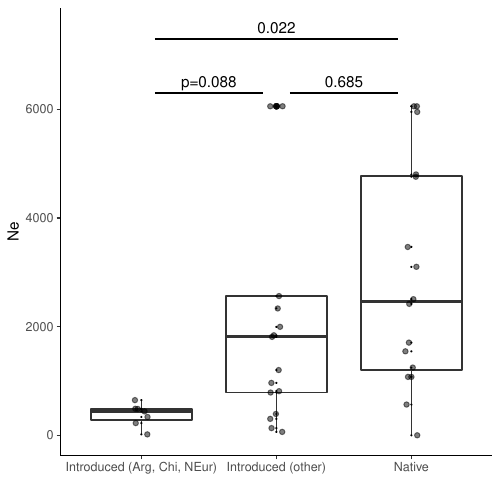

This chart was generated by the following R code:
### LD and Ne
library(strataG)
library(ggplot2)
rm(list=ls())
#snp <- read.delim("FINALFIGS/SNPs_noZeros.txt",sep="\t")
### convert into 2 alleles per locus
#nloci <- ncol(snp)-1
############################
### do this code once ######
#snp2 <- c()
#for (i in 1:nloci)
#{
#  tmp <- snp[,1+i]
#  key <- data.frame(snp=c(0,1,2),a=c(1,1,2),b=c(1,2,2))
#  a <- key$a[match(tmp,key$snp)]
#  b <- key$b[match(tmp,key$snp)]
#  snp2 <- cbind(snp2,a,b)
#}
#colnames(snp2) <- sort(c(paste("a",1:nloci,sep=""),paste("b",1:nloci,sep="")))
#pop <- substr(snp$id,1,3)
#dat <- data.frame(snp$id,pop,snp2)
#colnames(dat) <- c("Ind","Pop",colnames(snp2))
#gi <- df2gtypes(dat, ploidy = 2, id.col = 1, strata.col = 2, loc.col = 3)
#saveRDS(gi,file="FINALFIGS/cgiga_snp_gtype") ### gtype-formatted data
gin = readRDS(file="FINALFIGS/cgiga_snp_gtype")

pops <- unique(getStrata(gin))
pops <- pops[!pops=="YOJ"]
out <- c()
for (i in 1:length(pops))
{
gin2 <- gin[getStrata(gin)==pops[i]]
#LDgenepop(gin2)
out <- rbind(out,data.frame(
  ldNe(gin2), 
  hs=mean(heterozygosity(gin2)$exptd.het),
  ho = mean(heterozygosity(gin2,type = "observed")[,2])))
}

n = table(getStrata(gin))
n = n[!names(n)=="YOJ"]
out2 <- data.frame(n,out)

meta <- read.csv("FINALFIGS/gigas_meta_41pop_env_FINAL.csv")
out2$lat <- meta$Latitude[match(out2$Var1,meta$pop)]
out2$NatNon <- meta$NatNon[match(out2$Var1,meta$pop)]
out2$region <- meta$Region[match(out2$Var1,meta$pop)]
out2$region2 <- meta$Region2[match(out2$Var1,meta$pop)]
write.csv(out2,"FINALFIGS/2_basicStats/LD_and_Ne.csv",quote=F)
#print(ggscatmat(data=out2[,c("Ne","hs","ho","lat")],alpha=.1)) # PC1 and biotic  variables

####
out2 <- read.csv("FINALFIGS/2_basicStats/LD_and_Ne.csv")
out2$Ne_v2 <- out2$Ne; out2$Ne_v2[is.infinite(out2$Ne_v2)] = 6058
out2$NatNonAqua <- out2$NatNon
out2$NatNonAqua[out2$region%in%c("Argentina","Chile","noEurope")] = "Introduced (Arg, Chi, NEur)"
out2$NatNonAqua[out2$NatNonAqua=="Introduced"] = "Introduced (other)"
m <- lm(Ne_v2~NatNon,out2)
print(anova(m))

m <- lm(Ne_v2~NatNonAqua,out2)
print(anova(m))
print(TukeyHSD(aov(m)))
pdf("FINALFIGS/2_basicStats/LD_and_Ne.pdf",width=5,height=5)


f5 <- ggplot(out2,aes(y=Ne_v2,x=NatNonAqua)) +
  geom_boxplot() +
  geom_point(pch=20,cex=.3) + 
  geom_jitter(width = .05, alpha = .5) +
  xlab("") + ylab("Ne") + ylim(c(0,7500)) +
  guides(fill="none") +
  theme_classic() +
  annotate("text", x=c(1.5,2,2.5), y=c(6500,7500,6500), label= c("p=0.088","0.022","0.685")) +
  annotate("segment", x=1.1, xend=1.9, y=6300, yend=6300) +
  annotate("segment", x=1.1, xend=2.9, y=7300, yend=7300) +
  annotate("segment", x=2.1, xend=2.9, y=6300, yend=6300)
  
plot(f5)
dev.off()
#Ne that are infinite.
 # GOS - Korea
 # OHK - Tokyo
 # PES - so Cal
 # TJE - so Cal
 # WLB - PNW
tmp <- out2[!is.infinite(out2$Ne),]
m <- lm(Ne_v2~NatNonAqua,tmp)
print(anova(m))
print(TukeyHSD(aov(m)))

